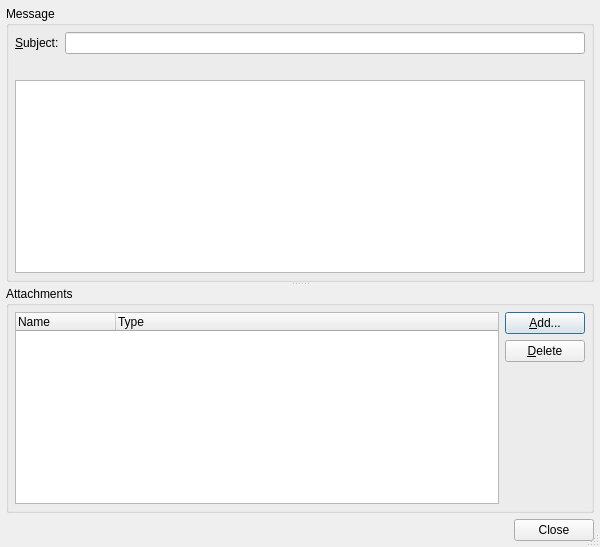
<ui version="4.0" >
 <class>EmailDialog</class>
 <widget class="QDialog" name="EmailDialog" >
  <property name="geometry" >
   <rect>
    <x>0</x>
    <y>0</y>
    <width>600</width>
    <height>547</height>
   </rect>
  </property>
  <property name="windowTitle" >
   <string>Send bug report</string>
  </property>
  <property name="sizeGripEnabled" >
   <bool>true</bool>
  </property>
  <layout class="QVBoxLayout" name="verticalLayout_2" >
   <item>
    <widget class="QSplitter" name="mainSplitter" >
     <property name="orientation" >
      <enum>Qt::Vertical</enum>
     </property>
     <widget class="QGroupBox" name="messageGroup" >
      <property name="title" >
       <string>Message</string>
      </property>
      <layout class="QVBoxLayout" name="verticalLayout" >
       <item>
        <layout class="QHBoxLayout" >
         <item>
          <widget class="QLabel" name="textLabel1" >
           <property name="text" >
            <string>&amp;Subject:</string>
           </property>
           <property name="buddy" >
            <cstring>subject</cstring>
           </property>
          </widget>
         </item>
         <item>
          <widget class="QLineEdit" name="subject" >
           <property name="toolTip" >
            <string>Enter the subject</string>
           </property>
          </widget>
         </item>
        </layout>
       </item>
       <item>
        <widget class="QLabel" name="msgLabel" >
         <property name="buddy" >
          <cstring>message</cstring>
         </property>
        </widget>
       </item>
       <item>
        <widget class="QTextEdit" name="message" >
         <property name="sizePolicy" >
          <sizepolicy vsizetype="Expanding" hsizetype="Expanding" >
           <horstretch>0</horstretch>
           <verstretch>0</verstretch>
          </sizepolicy>
         </property>
         <property name="lineWrapMode" >
          <enum>QTextEdit::FixedColumnWidth</enum>
         </property>
         <property name="lineWrapColumnOrWidth" >
          <number>70</number>
         </property>
         <property name="tabStopWidth" >
          <number>8</number>
         </property>
         <property name="acceptRichText" >
          <bool>false</bool>
         </property>
        </widget>
       </item>
      </layout>
     </widget>
     <widget class="QGroupBox" name="attachmentsGroup" >
      <property name="sizePolicy" >
       <sizepolicy vsizetype="Preferred" hsizetype="Preferred" >
        <horstretch>0</horstretch>
        <verstretch>0</verstretch>
       </sizepolicy>
      </property>
      <property name="title" >
       <string>Attachments</string>
      </property>
      <layout class="QGridLayout" name="gridLayout" >
       <item row="0" column="0" >
        <widget class="QTreeWidget" name="attachments" >
         <property name="sizePolicy" >
          <sizepolicy vsizetype="Expanding" hsizetype="Expanding" >
           <horstretch>0</horstretch>
           <verstretch>0</verstretch>
          </sizepolicy>
         </property>
         <property name="alternatingRowColors" >
          <bool>true</bool>
         </property>
         <property name="rootIsDecorated" >
          <bool>false</bool>
         </property>
         <column>
          <property name="text" >
           <string>Name</string>
          </property>
         </column>
         <column>
          <property name="text" >
           <string>Type</string>
          </property>
         </column>
        </widget>
       </item>
       <item row="0" column="1" >
        <layout class="QVBoxLayout" >
         <item>
          <widget class="QPushButton" name="addButton" >
           <property name="toolTip" >
            <string>Press to add an attachment</string>
           </property>
           <property name="text" >
            <string>&amp;Add...</string>
           </property>
           <property name="shortcut" >
            <string>Alt+A</string>
           </property>
          </widget>
         </item>
         <item>
          <widget class="QPushButton" name="deleteButton" >
           <property name="toolTip" >
            <string>Delete the selected entry from the list of attachments</string>
           </property>
           <property name="text" >
            <string>&amp;Delete</string>
           </property>
           <property name="shortcut" >
            <string>Alt+D</string>
           </property>
          </widget>
         </item>
         <item>
          <spacer>
           <property name="orientation" >
            <enum>Qt::Vertical</enum>
           </property>
           <property name="sizeType" >
            <enum>QSizePolicy::Expanding</enum>
           </property>
           <property name="sizeHint" stdset="0" >
            <size>
             <width>20</width>
             <height>16</height>
            </size>
           </property>
          </spacer>
         </item>
        </layout>
       </item>
      </layout>
     </widget>
    </widget>
   </item>
   <item>
    <widget class="QDialogButtonBox" name="buttonBox" >
     <property name="orientation" >
      <enum>Qt::Horizontal</enum>
     </property>
     <property name="standardButtons" >
      <set>QDialogButtonBox::Close</set>
     </property>
    </widget>
   </item>
  </layout>
 </widget>
 <layoutdefault spacing="6" margin="6" />
 <pixmapfunction>qPixmapFromMimeSource</pixmapfunction>
 <tabstops>
  <tabstop>subject</tabstop>
  <tabstop>message</tabstop>
  <tabstop>addButton</tabstop>
  <tabstop>attachments</tabstop>
  <tabstop>deleteButton</tabstop>
 </tabstops>
 <resources/>
 <connections/>
</ui>
